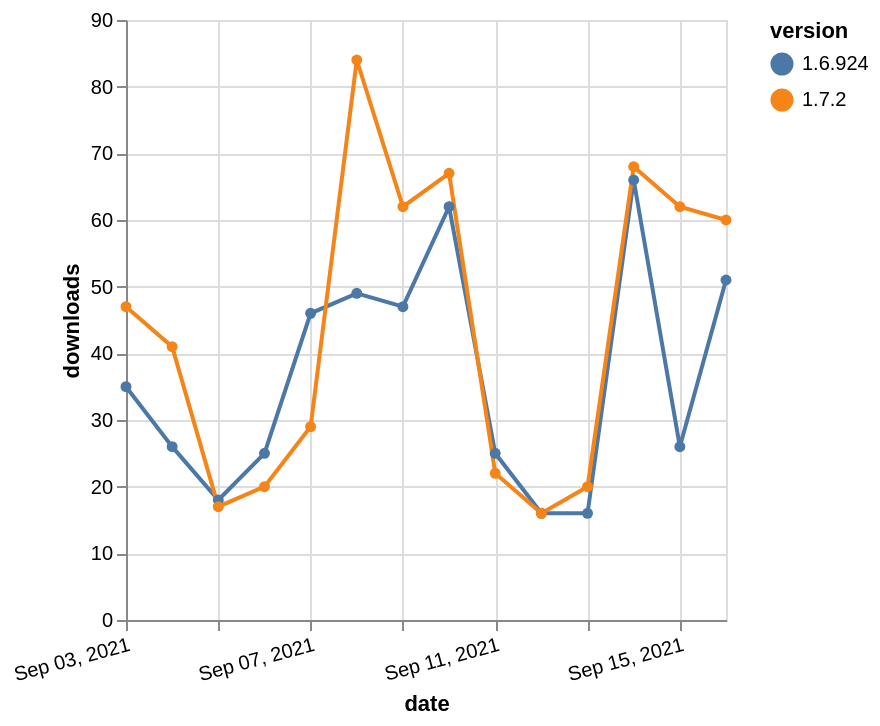

The specification (Vega-Lite) saved for this image:
### Vega-Lite specification from a JSON file in a GitHub repository (floating-point values rounded to 4 significant figures)
{"$schema": "https://vega.github.io/schema/vega-lite/v5.json", "description": "A simple bar chart with embedded data.", "data": {"values": [{"date": "2021-09-03", "total": 58905, "delta": 35, "version": "1.6.924"}, {"date": "2021-09-04", "total": 58931, "delta": 26, "version": "1.6.924"}, {"date": "2021-09-05", "total": 58949, "delta": 18, "version": "1.6.924"}, {"date": "2021-09-06", "total": 58974, "delta": 25, "version": "1.6.924"}, {"date": "2021-09-07", "total": 59020, "delta": 46, "version": "1.6.924"}, {"date": "2021-09-08", "total": 59069, "delta": 49, "version": "1.6.924"}, {"date": "2021-09-09", "total": 59116, "delta": 47, "version": "1.6.924"}, {"date": "2021-09-10", "total": 59178, "delta": 62, "version": "1.6.924"}, {"date": "2021-09-11", "total": 59203, "delta": 25, "version": "1.6.924"}, {"date": "2021-09-12", "total": 59219, "delta": 16, "version": "1.6.924"}, {"date": "2021-09-13", "total": 59235, "delta": 16, "version": "1.6.924"}, {"date": "2021-09-14", "total": 59301, "delta": 66, "version": "1.6.924"}, {"date": "2021-09-15", "total": 59327, "delta": 26, "version": "1.6.924"}, {"date": "2021-09-16", "total": 59378, "delta": 51, "version": "1.6.924"}, {"date": "2021-09-03", "total": 63109, "delta": 47, "version": "1.7.2"}, {"date": "2021-09-04", "total": 63150, "delta": 41, "version": "1.7.2"}, {"date": "2021-09-05", "total": 63167, "delta": 17, "version": "1.7.2"}, {"date": "2021-09-06", "total": 63187, "delta": 20, "version": "1.7.2"}, {"date": "2021-09-07", "total": 63216, "delta": 29, "version": "1.7.2"}, {"date": "2021-09-08", "total": 63300, "delta": 84, "version": "1.7.2"}, {"date": "2021-09-09", "total": 63362, "delta": 62, "version": "1.7.2"}, {"date": "2021-09-10", "total": 63429, "delta": 67, "version": "1.7.2"}, {"date": "2021-09-11", "total": 63451, "delta": 22, "version": "1.7.2"}, {"date": "2021-09-12", "total": 63467, "delta": 16, "version": "1.7.2"}, {"date": "2021-09-13", "total": 63487, "delta": 20, "version": "1.7.2"}, {"date": "2021-09-14", "total": 63555, "delta": 68, "version": "1.7.2"}, {"date": "2021-09-15", "total": 63617, "delta": 62, "version": "1.7.2"}, {"date": "2021-09-16", "total": 63677, "delta": 60, "version": "1.7.2"}]}, "width": "container", "mark": {"type": "line", "point": {"filled": true}}, "encoding": {"x": {"field": "date", "type": "temporal", "timeUnit": "yearmonthdate", "title": "date", "axis": {"labelAngle": -15}}, "y": {"field": "delta", "type": "quantitative", "title": "downloads"}, "color": {"field": "version", "type": "nominal"}, "tooltip": {"field": "delta"}}}
